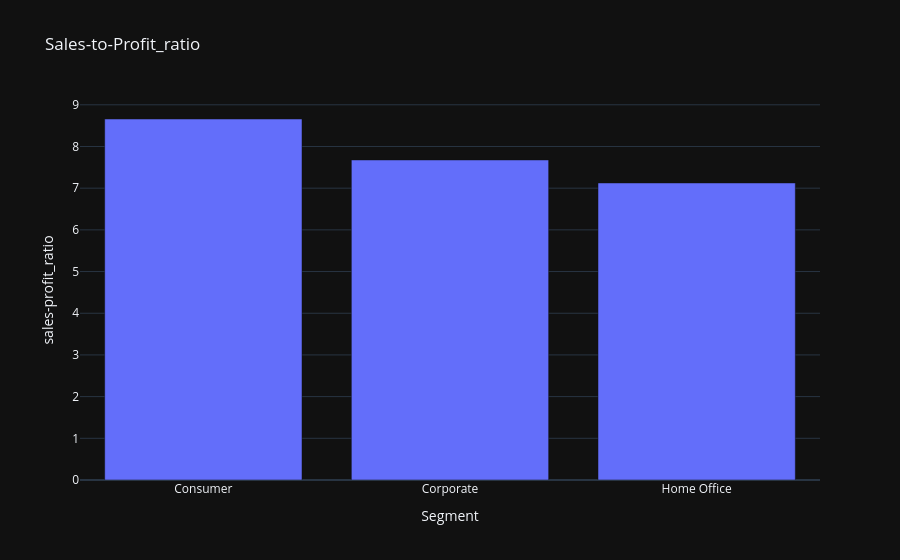

Source (notebook cell):
### Code cell
fig=px.bar(sales_profitratio,x='Segment',y='sales-profit_ratio',title='Sales-to-Profit_ratio')
fig.show()

### Figure 1 — Plotly figure (JSON) as saved in the notebook; plotly's stock layout.template omitted (floating-point values rounded to 4 significant figures)
{"data": [{"alignmentgroup": "True", "hovertemplate": "Segment=%{x}<br>sales-profit_ratio=%{y}<extra></extra>", "legendgroup": "", "marker": {"color": "#636efa", "pattern": {"shape": ""}}, "name": "", "offsetgroup": "", "orientation": "v", "showlegend": false, "textposition": "auto", "type": "bar", "x": ["Consumer", "Corporate", "Home Office"], "xaxis": "x", "y": [8.659, 7.677, 7.125], "yaxis": "y"}], "layout": {"autosize": true, "barmode": "relative", "legend": {"tracegroupgap": 0}, "title": {"text": "Sales-to-Profit_ratio"}, "xaxis": {"anchor": "y", "autorange": true, "domain": [0, 1], "range": [-0.5, 2.5], "title": {"text": "Segment"}, "type": "category"}, "yaxis": {"anchor": "x", "autorange": true, "domain": [0, 1], "range": [0, 9.115], "title": {"text": "sales-profit_ratio"}, "type": "linear"}}}
